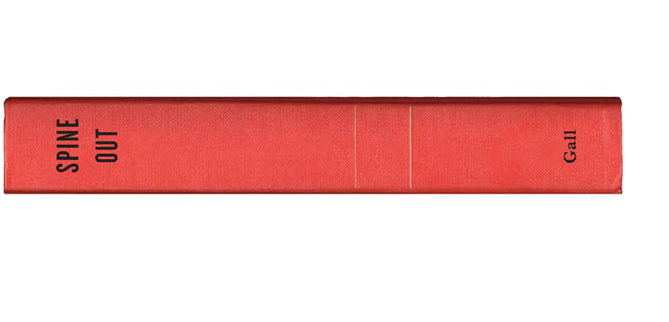
#> input picture bookspine.jpg, 669 x 322 px
$ python edgeDetection.py
#> lines starting #> are read from the running program, lines starting #| are printed output that depends on the picture; after the words box and inside, x2 and y2 are one past the last pixel; in counts of white or black regions, pixels touching at a corner belong together
import numpy as np
import cv2

img = cv2.imread('bookspine.jpg', cv2.IMREAD_COLOR)
#> img is the input picture: shape (322, 669, 3); mean B, G, R 202.6, 204.1, 243
edges = cv2.Canny(img, 100, 100)
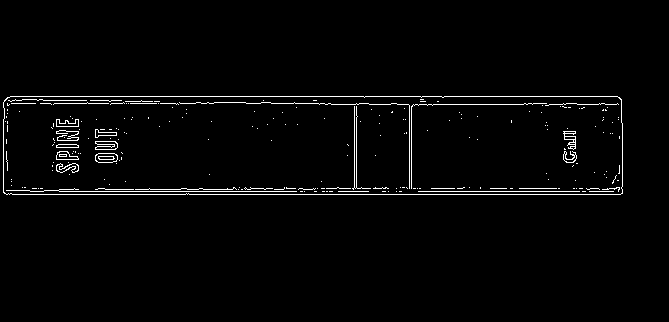
#> edges: shape (322, 669); 2.1% white in thin lines or dots, all inside (x1, y1, x2, y2) = (3, 96, 623, 195)

cv2.imshow('original', img)
cv2.imshow('edges', edges)

cv2.waitKey(0)
cv2.destroyAllWindows
